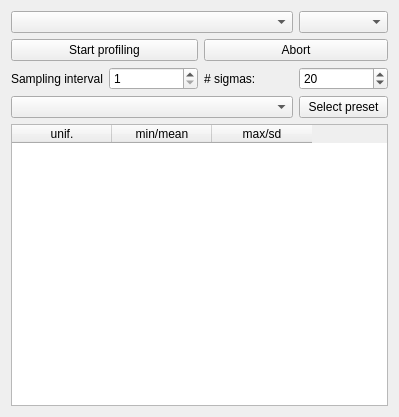
<?xml version="1.0" encoding="UTF-8"?>
<ui version="4.0">
 <class>SamplingProfileDialog</class>
 <widget class="QWidget" name="SamplingProfileDialog">
  <property name="geometry">
   <rect>
    <x>0</x>
    <y>0</y>
    <width>399</width>
    <height>417</height>
   </rect>
  </property>
  <property name="windowTitle">
   <string>Sampling profiler</string>
  </property>
  <layout class="QGridLayout" name="gridLayout">
   <item row="2" column="1">
    <widget class="QSpinBox" name="interval">
     <property name="minimum">
      <number>1</number>
     </property>
     <property name="maximum">
      <number>99999999</number>
     </property>
     <property name="singleStep">
      <number>1</number>
     </property>
    </widget>
   </item>
   <item row="2" column="2">
    <widget class="QLabel" name="label_2">
     <property name="text">
      <string># sigmas:</string>
     </property>
    </widget>
   </item>
   <item row="2" column="3">
    <widget class="QSpinBox" name="presetSig">
     <property name="maximum">
      <number>99999999</number>
     </property>
     <property name="singleStep">
      <number>10</number>
     </property>
     <property name="value">
      <number>20</number>
     </property>
    </widget>
   </item>
   <item row="0" column="3">
    <widget class="QComboBox" name="target"/>
   </item>
   <item row="4" column="0" colspan="4">
    <widget class="QTableWidget" name="table">
     <attribute name="verticalHeaderDefaultSectionSize">
      <number>25</number>
     </attribute>
     <column>
      <property name="text">
       <string>unif.</string>
      </property>
     </column>
     <column>
      <property name="text">
       <string>min/mean</string>
      </property>
     </column>
     <column>
      <property name="text">
       <string>max/sd</string>
      </property>
     </column>
    </widget>
   </item>
   <item row="1" column="0" colspan="2">
    <widget class="QPushButton" name="btnStart">
     <property name="text">
      <string>Start profiling</string>
     </property>
    </widget>
   </item>
   <item row="3" column="0" colspan="3">
    <widget class="QComboBox" name="preset">
     <property name="maximumSize">
      <size>
       <width>500</width>
       <height>16777215</height>
      </size>
     </property>
    </widget>
   </item>
   <item row="0" column="0" colspan="3">
    <widget class="QComboBox" name="cbSelection"/>
   </item>
   <item row="3" column="3">
    <widget class="QPushButton" name="btnPreset">
     <property name="text">
      <string>Select preset</string>
     </property>
    </widget>
   </item>
   <item row="1" column="2" colspan="2">
    <widget class="QPushButton" name="btnAbort">
     <property name="text">
      <string>Abort</string>
     </property>
    </widget>
   </item>
   <item row="2" column="0">
    <widget class="QLabel" name="label">
     <property name="text">
      <string>Sampling interval</string>
     </property>
    </widget>
   </item>
  </layout>
 </widget>
 <resources/>
 <connections/>
</ui>
